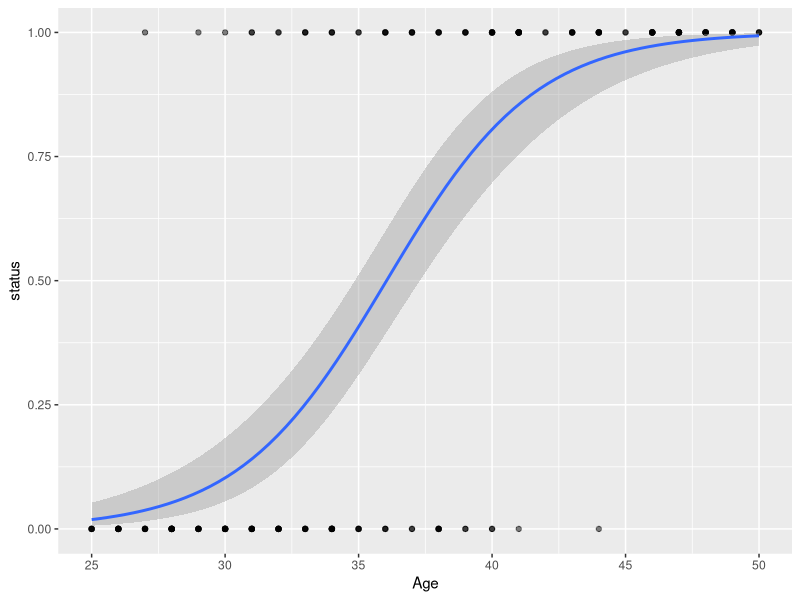
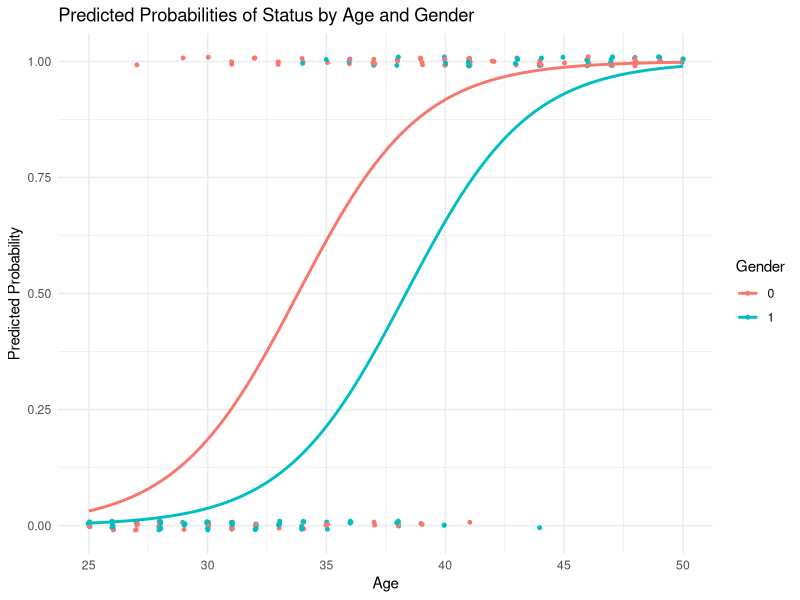

Write R code to recreate these figures, in order.
## ---- chunk 1
install.packages("psycModel")
# converts pi to odds

prob2odds <- function(p_i) {
  odds <- p_i / (1 - p_i)
  return(odds)
}

#converts odds to Ni

logit <- function(p_i) {
  eta_i <- log(p_i / (1 - p_i))
  return(eta_i)
}

#converts Ni back to pi

inv.logit <- function(eta_i) {
  p_i <- exp(eta_i) / (1 + exp(eta_i))
  return(p_i)
}

## ---- chunk 2
#read in crp and add new status column
crp <- read.csv("crp.csv")
crp$status <- ifelse(crp$CRP > 4.5,1,0)

#fitting new models

fit.a <- glm(status ~ 1 + Age, data = crp, family = "binomial")
fit.as <- glm(status ~ 1 + Age + Gender, data = crp, family = "binomial")
fit.axs <- glm(status ~ 1 + Age + Gender + Age*Gender, data = crp, family = "binomial")

## ---- chunk 3
#takin the age coeficent from the model above
beta_age <- coef(fit.a)["Age"]

#mulitply by 10 to see how it changes for a decade
odds_ratio_decade <- exp(beta_age * 10)
print(odds_ratio_decade)

## ---- chunk 4

ageCI<- confint(fit.a, level = 0.95)
cat("Lower CI:",ageCI["Age",1], "\n", "Upper CI:", ageCI["Age",2] )

## ---- chunk 5
beta_sex <- coef(fit.as)["Gender"]
beta_age <- coef(fit.as)["Age"]

# Log-odds for a 32-year-old female
female_32 <- coef(fit.as)["(Intercept)"] + beta_age * 32 + beta_sex

# Log-odds for a 57-year-old female
female_57 <- coef(fit.as)["(Intercept)"] + beta_age * 57 + beta_sex

# Odds ratios
odds_ratio_32 <- exp(female_32)
odds_ratio_57 <- exp(female_57)

# Print results
print(odds_ratio_32)
print(odds_ratio_57)

# Odds ratio between the two ages
oddsratio_tots <- odds_ratio_57 / odds_ratio_32
print(oddsratio_tots)
print(summary(fit.as))

## ---- chunk 6

beta_sex <- coef(fit.axs)[3]
beta_age <- coef(fit.axs)[2]
beta_int <- coef(fit.axs)[4]

# Log-odds for a 32-year-old female
female_32 <- coef(fit.axs)[1] + beta_age * 32 + beta_sex

# Log-odds for a 57-year-old female
female_57 <- coef(fit.as)[1] + beta_age * 57 + beta_sex

# Odds ratios
odds_ratio_32 <- exp(female_32)
odds_ratio_57 <- exp(female_57) 

# Print results
print(odds_ratio_32)
print(odds_ratio_57)
oddsratio.tots <- odds_ratio_57 / odds_ratio_32
print(oddsratio.tots)
print(summary(fit.axs))


## ---- chunk 7
# df for the newdata to fit into the model
highcrpmale <- data.frame(Age = 32, Gender = 0)

#predicting base on the model + new data
male.pred <- predict.glm(fit.as,newdata = highcrpmale, type = "response" )

print(male.pred)


## ---- chunk 8
library(ggplot2)

# modeling the first one

prediction <- predict.glm(fit.a, type = "response")

ggplot(crp, aes(x = Age, y = status))+ 
  geom_point(alpha = 0.5)+
  stat_smooth(method = "glm", se = TRUE, method.args = list(family = binomial))



# tring to model the 2nd one

#factor gender for plot
crp$Gender <- as.factor(crp$Gender)

# Refit the model with Gender as a factor
fit.as <- glm(status ~ 1 + Age + Gender, data = crp, family = "binomial")

#data frame for prediction probables
new_data <- expand.grid(
  Age = seq(min(crp$Age), max(crp$Age), length.out = 100),
  Gender = levels(crp$Gender)
)

# Predict probabilities
new_data$predicted_prob <- predict(fit.as, newdata = new_data, type = "response")

# Plot 
ggplot(new_data, aes(x = Age, y = predicted_prob, color = Gender)) +
  geom_jitter(data = crp, aes(x = Age, y = status, color = Gender),height = 0.01, width = 0.05, size = 1)+
  geom_line(size = 1) +
  labs(title = "Predicted Probabilities of Status by Age and Gender",
       x = "Age",
       y = "Predicted Probability",
       color = "Gender") +
  theme_minimal()


## ---- chunk 9
# log likes of the different models
age <- logLik(fit.a)
age.sex <- logLik(fit.as)
agexsex <- logLik(fit.axs)

#filling in above values for the 
LRT <- 2*(agexsex - age.sex)
pvals <- (1- pchisq(LRT, df = 1))

LTR2 <- 2*(agexsex - age)
pvals2 <- (1- pchisq(LTR2, df = 2))


#model comparisons
chi <- anova(fit.axs, test = "Chisq")
lts.test <- anova(fit.axs, fit.as, test = "LRT")

print(chi[5])
print(lts.test[5])



## ---- chunk 10

crp$cutoff <- ifelse(crp$CRP > 15,1,0)

print(stem(crp$cutoff))
print(stem(crp$status))

# print the different stem plots and talk about the proportion of data we're seeing. So we don't want to be cutting off information available etc

## ---- chunk 11

# models to compare
fit.axs <- glm(status ~ 1 + Age + Gender + Age*Gender, data = crp, family = "binomial")
fitlm.axs <- lm(status ~ 1 + Age + Gender + Age*Gender, data = crp)

# seq anova
anova(fitlm.axs, fit.axs)

#other steps done in question c
lm.agexsex <- logLik(fitlm.axs)
LRT <- 2*(lm.agexsex - agexsex)
pvals3 <- (1- pchisq(LRT, df = 0))


#model comparisons
chi2 <- anova(fitlm.axs, test = "Chisq")
lts.test2 <- anova(fitlm.axs, fit.axs, test = "LRT")

print(chi2)
print(chi)
print(lts.test)
print(lts.test2)


## ---- chunk 12
#html_to_pdf(file.path = "/Users/ivory/Downloads/GitHub/720/test.html", scale  =1)
# pagedown::chrome_print("/Users/ivory/Downloads/GitHub/720/test.html")
